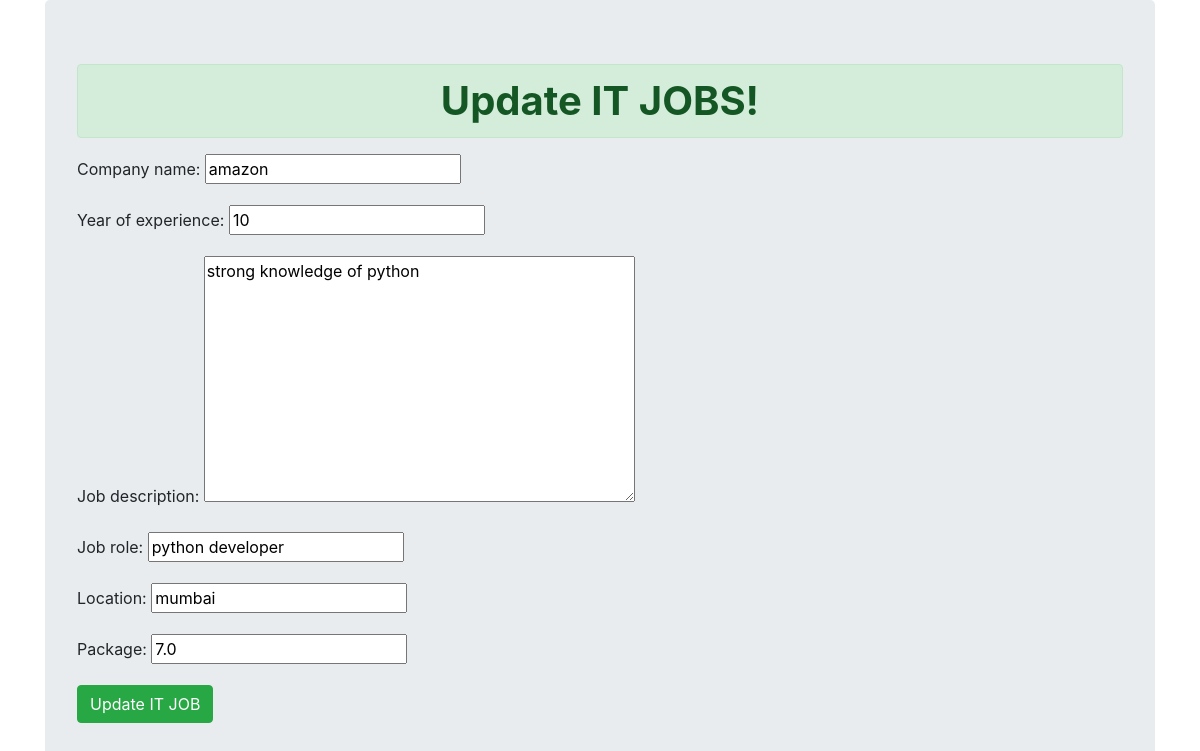
Page /update_it/2 (signed in) on the committed database.
### jobapp/models.py (models this page shows, shortened)
class ITjobs(models.Model):
    company_name         = models.CharField(max_length=70)
    year_of_experience   = models.IntegerField()
    job_description      = models.TextField()
    job_role             = models.CharField(max_length=80)
    location             = models.CharField(max_length=80)
    package              = models.FloatField()

### jobapp/views.py (the view)
# urls.py: path('update_it/<int:id>', views.update_it_jobs_view),
@login_required(login_url='/login/')
def update_it_jobs_view(request, id):
    obj = ITjobs.objects.get(pk=id)
    if request.method =="POST":
        form = UpdateITJobsForm(request.POST, instance=obj)
        if form.is_valid():
            form.save()
            return redirect('/show_it/')
    else:
        form = UpdateITJobsForm(instance=obj)
    context = {
    'form' : form
    }
    return render(request, 'jobapp/update_it.html', context)

### jobapp/forms.py
class UpdateITJobsForm(forms.ModelForm):
    class Meta:
        model     = ITjobs
        fields    = '__all__'

### jobapp/templates/jobapp/update_it.html (shortened to what this page needs)
<!doctype html>
<html lang="en">
  <head>
    <link rel="stylesheet" href="https://maxcdn.bootstrapcdn.com/bootstrap/4.0.0/css/bootstrap.min.css">
  </head>
  <body>
    <div class="container" >
      <div class="jumbotron">
          <h1 class="alert alert-success" style="text-align:center;"><b>Update IT JOBS!</b></h1>
          <form class="" action="" method="POST"> {% csrf_token %}
            {{form.as_p}}
            <button class="btn btn-success" type="submit" name="button">Update IT JOB</button>
          </form>
      </div>
    </div>
  </body>
</html>

### rows in the picture
ITjobs: company_name "amazon", year_of_experience "10", job_description "strong knowledge of python", job_role "python developer", location "mumbai", package "7.0"
